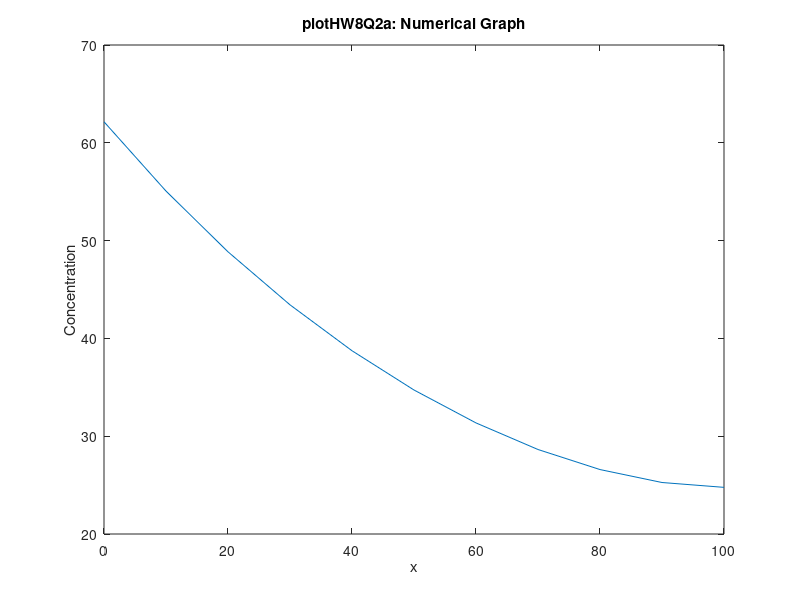
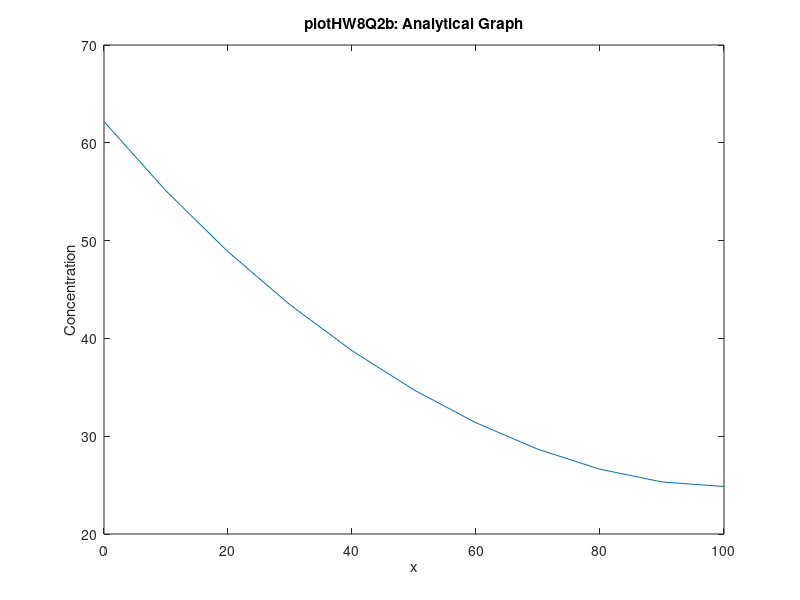

The MATLAB source for these figures, in order:
%HW8Q2
%% NUMERICAL SOLUTION
%Parameters 
D = 5000; %Dispersion Coefficient 
Cin = 100; %Concertration in
U = 100; % m/hr
k = 2; %2/hr
L = 100; %m
deltaX = 10; %m

%Constants for Matrix
m3 = (D/(deltaX)^2)-(U/(2*deltaX));
m2 = ((-2*D)/(deltaX)^2)-(k);
m1 = (D/(deltaX^2))+(U/(2*deltaX));

%Boundary Constants
b1 = (D/(2*deltaX));
b2 = U;
b3 = -D/(2*deltaX);     

d1 = -1/(2*deltaX);
d2 = 1/(2*deltaX);

%X = [C-1 C0 C1 C2 C3 C4 C5 C6 C7 C8 C9 C10 C11]';
b = [U*Cin; 0; 0; 0; 0; 0; 0; 0; 0; 0; 0; 0; 0];

%Plotting matrix A
%    C-1   C0    C1    C2    C3    C4    C5    C6    C7    C8      C9      C10    C11
A = [b1    b2    b3    0     0     0     0     0     0     0       0       0      0   ;  %-1
     m1    m2    m3    0     0     0     0     0     0     0       0       0      0   ;  %0
     0     m1    m2    m3    0     0     0     0     0     0       0       0      0   ;  %1
     0     0     m1    m2    m3    0     0     0     0     0       0       0      0   ;  %2
     0     0     0     m1    m2    m3    0     0     0     0       0       0      0   ;  %3
     0     0     0     0     m1    m2    m3    0     0     0       0       0      0   ;  %4
     0     0     0     0     0     m1    m2    m3    0     0       0       0      0   ;  %5
     0     0     0     0     0     0     m1    m2    m3    0       0       0      0   ;  %6
     0     0     0     0     0     0     0     m1    m2    m3      0       0      0   ;  %7
     0     0     0     0     0     0     0     0     m1    m2      m3      0      0   ;  %8
     0     0     0     0     0     0     0     0     0     m1      m2      m3     0   ;  %9
     0     0     0     0     0     0     0     0     0     0       m1      m2     m3  ;  %10
     0     0     0     0     0     0     0     0     0     0       d1      0      d2  ]; %11
 
C = A\b; %Left Division
distance = (0:10:100)'; %Distance Matrix    
Cplot = C(2:12);  %Using only data from 0-110

figure(1)
plot(distance,Cplot);
title('plotHW8Q2a: Numerical Graph');
xlabel('x');
ylabel('Concentration');
%% ANALYTICAL
lamb1=U/2/D*(1+sqrt(1+(4*k*D)/U^2)); %Lambda 1
lamb2=U/2/D*(1-sqrt(1+(4*k*D)/U^2)); %Lambda 2

%Function for Analtical Values
cFunction =@(x)(U*Cin)/((U-D*lamb1)*lamb2*exp(lamb2*L)-(U-D*lamb2)*lamb1*exp(lamb1*L))*(lamb2*exp(lamb2*L+lamb1*x)-lamb1*exp(lamb1*L+lamb2*x));

%Allocating Arrays
analyticalC = zeros(10,1)';
analyticalC = analyticalC';

%Collecting Values
analyticalC(1) = cFunction(0);
for i = 2:11
    analyticalC(i) = cFunction((i-1)*10);
end

figure(2);
plot(distance,analyticalC);
title('plotHW8Q2b: Analytical Graph');
xlabel('x');
ylabel('Concentration');
